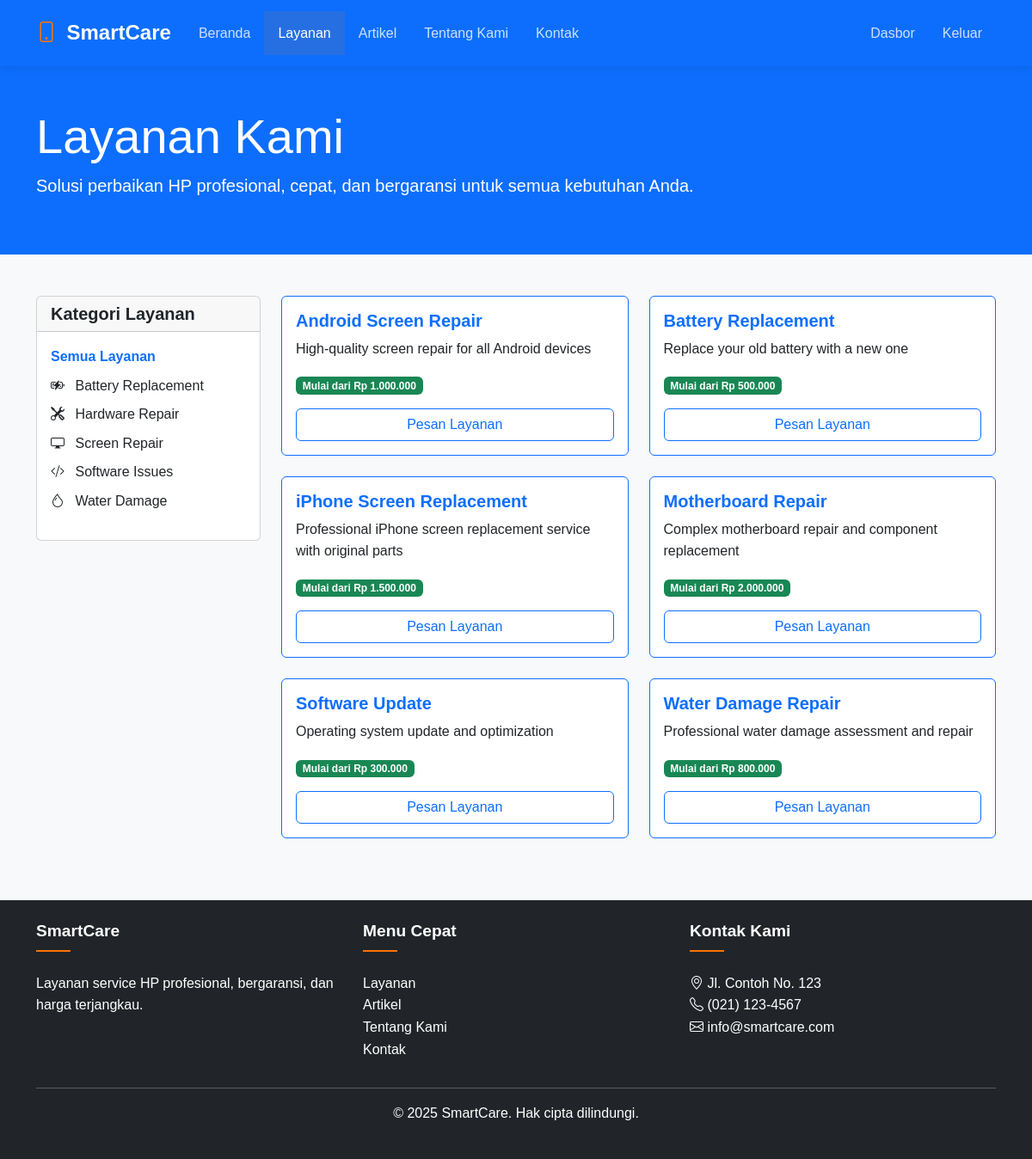
Screenshot of /services.php (signed in) with the database file from the repository.
### tables this page shows
CREATE TABLE IF NOT EXISTS service_categories (
    id INT AUTO_INCREMENT PRIMARY KEY,
    name VARCHAR(50) NOT NULL UNIQUE,
    slug VARCHAR(50) NOT NULL UNIQUE,
    description TEXT,
    icon VARCHAR(50),
    created_at TIMESTAMP DEFAULT CURRENT_TIMESTAMP,
    updated_at TIMESTAMP DEFAULT CURRENT_TIMESTAMP ON UPDATE CURRENT_TIMESTAMP,
    INDEX idx_slug (slug)
);

CREATE TABLE IF NOT EXISTS services (
    id INT AUTO_INCREMENT PRIMARY KEY,
    name VARCHAR(100) NOT NULL,
    slug VARCHAR(100) NOT NULL UNIQUE,
    description TEXT NOT NULL,
    price DECIMAL(10,2) NOT NULL,
    category_id INT,
    image VARCHAR(255),
    is_featured TINYINT(1) DEFAULT 0,
    created_at TIMESTAMP DEFAULT CURRENT_TIMESTAMP,
    updated_at TIMESTAMP DEFAULT CURRENT_TIMESTAMP ON UPDATE CURRENT_TIMESTAMP,
    FOREIGN KEY (category_id) REFERENCES service_categories(id) ON DELETE SET NULL,
    INDEX idx_slug (slug),
    INDEX idx_category (category_id),
    INDEX idx_featured (is_featured)
);

### includes/functions.php (called while the page is built, shortened)
<?php
function isLoggedIn() {
    return isset($_SESSION['user_id']);
}
function getServiceCategories() {
    global $conn;
    $stmt = $conn->prepare("SELECT * FROM service_categories ORDER BY name");
    $stmt->execute();
    return $stmt->fetchAll(PDO::FETCH_ASSOC);
}
?>

### services.php (the view, shortened to what this page needs)
<?php
require_once 'config/database.php';
require_once 'includes/functions.php';
try {
    $categories = getServiceCategories();
    $category_id = isset($_GET['category']) ? (int)$_GET['category'] : null;
    if ($category_id) {
        $services = getServicesByCategory($category_id);
        foreach ($categories as $category) {
            if ($category['id'] == $category_id) {
                $current_category = $category;
                break;
            }
        }
    } else {
        $stmt = $conn->prepare("
            SELECT s.*, sc.name as category_name
            FROM services s
            LEFT JOIN service_categories sc ON s.category_id = sc.id
            ORDER BY s.name
        ");
        $stmt->execute();
        $services = $stmt->fetchAll(PDO::FETCH_ASSOC);
    }
} catch(PDOException $e) {
    error_log("Error in services.php: " . $e->getMessage());
    $error = "Terjadi kesalahan saat memuat data layanan. Silakan coba lagi nanti.";
}
?>
<!DOCTYPE html>
<html lang="id">
<head>
    <link href="https://cdn.jsdelivr.net/npm/bootstrap@5.3.0/dist/css/bootstrap.min.css" rel="stylesheet">
    <link rel="stylesheet" href="https://cdn.jsdelivr.net/npm/bootstrap-icons@1.7.2/font/bootstrap-icons.css">
    <link rel="stylesheet" href="assets/css/style.css">
</head>
<body>
    <nav class="navbar navbar-expand-lg navbar-dark bg-primary">
        <div class="container">
            <a class="navbar-brand" href="index.php">
                <i class="bi bi-phone"></i> SmartCare
            </a>
            <div class="collapse navbar-collapse" id="navbarNav">
                <ul class="navbar-nav me-auto">
                    <li class="nav-item">
                        <a class="nav-link" href="index.php">Beranda</a>
                    </li>
                    <li class="nav-item">
                        <a class="nav-link active" href="services.php">Layanan</a>
                    </li>
                    <li class="nav-item">
                        <a class="nav-link" href="blog.php">Artikel</a>
                    </li>
                    <li class="nav-item">
                        <a class="nav-link" href="about.php">Tentang Kami</a>
                    </li>
                    <li class="nav-item">
                        <a class="nav-link" href="contact.php">Kontak</a>
                    </li>
                </ul>
                <ul class="navbar-nav">
                    <?php if (isLoggedIn()): ?>
                        <li class="nav-item">
                            <a class="nav-link" href="admin/index.php">Dasbor</a>
                        </li>
                        <li class="nav-item">
                            <a class="nav-link" href="logout.php">Keluar</a>
                        </li>
                    <?php endif; ?>
                </ul>
            </div>
        </div>
    </nav>
    <div class="bg-primary text-white py-5">
        <div class="container">
            <h1 class="display-4">Layanan Kami</h1>
            <p class="lead">Solusi perbaikan HP profesional, cepat, dan bergaransi untuk semua kebutuhan Anda.</p>
        </div>
    </div>
    <div class="container py-5">
        <?php if (isset($error)): ?>
            <div class="alert alert-danger"><?php echo $error; ?></div>
        <?php else: ?>
            <div class="row">
                <div class="col-md-3">
                    <div class="card mb-4">
                        <div class="card-header">
                            <h5 class="mb-0">Kategori Layanan</h5>
                        </div>
                        <div class="card-body">
                            <ul class="list-unstyled">
                                <li class="mb-2">
                                    <a href="services.php" class="text-decoration-none <?php echo !$category_id ? 'text-primary fw-bold' : 'text-dark'; ?>">
                                        Semua Layanan
                                    </a>
                                </li>
                                <?php foreach ($categories as $category): ?>
                                    <li class="mb-2">
                                        <a href="services.php?category=<?php echo $category['id']; ?>"
                                           class="text-decoration-none <?php echo $category_id == $category['id'] ? 'text-primary fw-bold' : 'text-dark'; ?>">
                                            <i class="bi <?php echo $category['icon']; ?> me-2"></i>
                                            <?php echo htmlspecialchars($category['name']); ?>
                                        </a>
                                    </li>
                                <?php endforeach; ?>
                            </ul>
                        </div>
                    </div>
                </div>
                <div class="col-md-9">
                    <?php if (empty($services)): ?>
                        <div class="alert alert-info">
                            Tidak ada layanan pada kategori ini.
                        </div>
                    <?php else: ?>
                        <div class="row">
                            <?php foreach ($services as $service): ?>
                                <div class="col-md-6 mb-4">
                                    <div class="card h-100 border-primary">
                                        <div class="card-body">
                                            <h5 class="card-title text-primary"><?php echo htmlspecialchars($service['name']); ?></h5>
                                            <p class="card-text"><?php echo htmlspecialchars($service['description']); ?></p>
                                            <span class="badge bg-success mb-2">Mulai dari Rp <?php echo number_format($service['price'], 0, ',', '.'); ?></span>
                                            <a href="service_request.php?id=<?php echo $service['id']; ?>" class="btn btn-outline-primary w-100 mt-2">Pesan Layanan</a>
                                        </div>
                                    </div>
                                </div>
                            <?php endforeach; ?>
                        </div>
                    <?php endif; ?>
                </div>
            </div>
        <?php endif; ?>
    </div>
    <footer class="bg-dark text-white py-4">
        <div class="container">
            <div class="row">
                <div class="col-md-4">
                    <h5>SmartCare</h5>
                    <p>Layanan service HP profesional, bergaransi, dan harga terjangkau.</p>
                </div>
                <div class="col-md-4">
                    <h5>Menu Cepat</h5>
                    <ul class="list-unstyled">
                        <li><a href="services.php" class="text-white">Layanan</a></li>
                        <li><a href="blog.php" class="text-white">Artikel</a></li>
                        <li><a href="about.php" class="text-white">Tentang Kami</a></li>
                        <li><a href="contact.php" class="text-white">Kontak</a></li>
                    </ul>
                </div>
                <div class="col-md-4">
                    <h5>Kontak Kami</h5>
                    <ul class="list-unstyled">
                        <li><i class="bi bi-geo-alt"></i> Jl. Contoh No. 123</li>
                        <li><i class="bi bi-telephone"></i> (021) 123-4567</li>
                        <li><i class="bi bi-envelope"></i> info@smartcare.com</li>
                    </ul>
                </div>
            </div>
            <hr>
            <div class="text-center">
                <p>&copy; <?php echo date('Y'); ?> SmartCare. Hak cipta dilindungi.</p>
            </div>
        </div>
    </footer>
</body>
</html>

### assets/css/style.css (style rules this page uses)
body { font-family: 'Poppins', sans-serif; background-color: #f8f9fa; color: #333; line-height: 1.6; }
a { text-decoration: none; transition: all 0.3s ease; }
h1, h2, h3, h4, h5, h6 { font-weight: 600; }
.navbar { background-color: #0b2e59; padding: 0.8rem 0; box-shadow: 0 2px 10px rgba(0, 0, 0, 0.1); }
.navbar-brand { font-weight: 700; font-size: 1.5rem; color: #fff; }
.navbar-brand i { color: #ff7300; margin-right: 0.3rem; }
.navbar-dark .navbar-nav .nav-link { color: rgba(255,255,255,0.8); font-weight: 500; padding: 0.8rem 1rem; transition: all 0.3s ease; }
.navbar-dark .navbar-nav .nav-link:hover, .navbar-dark .navbar-nav .nav-link.active { color: #fff; background-color: rgba(255, 115, 0, 0.1); }
footer { background-color: #0b2e59; color: rgba(255, 255, 255, 0.7); padding-top: 4rem; }
footer h5 { color: #fff; font-size: 1.2rem; margin-bottom: 1.5rem; position: relative; padding-bottom: 0.8rem; }
footer h5::after { content: ''; position: absolute; bottom: 0; left: 0; width: 40px; height: 2px; background-color: #ff7300; }

### rows the page displays
service_categories: name "Battery Replacement"
service_categories: name "Hardware Repair"
service_categories: name "Screen Repair"
service_categories: name "Software Issues"
service_categories: name "Water Damage"
services: name "Android Screen Repair", description "High-quality screen repair for all Android devices", price "1.000.000"
services: name "Battery Replacement", description "Replace your old battery with a new one", price "500.000"
services: name "iPhone Screen Replacement", description "Professional iPhone screen replacement service with original parts", price "1.500.000"
services: name "Motherboard Repair", description "Complex motherboard repair and component replacement", price "2.000.000"
services: name "Software Update", description "Operating system update and optimization", price "300.000"
services: name "Water Damage Repair", description "Professional water damage assessment and repair", price "800.000"
